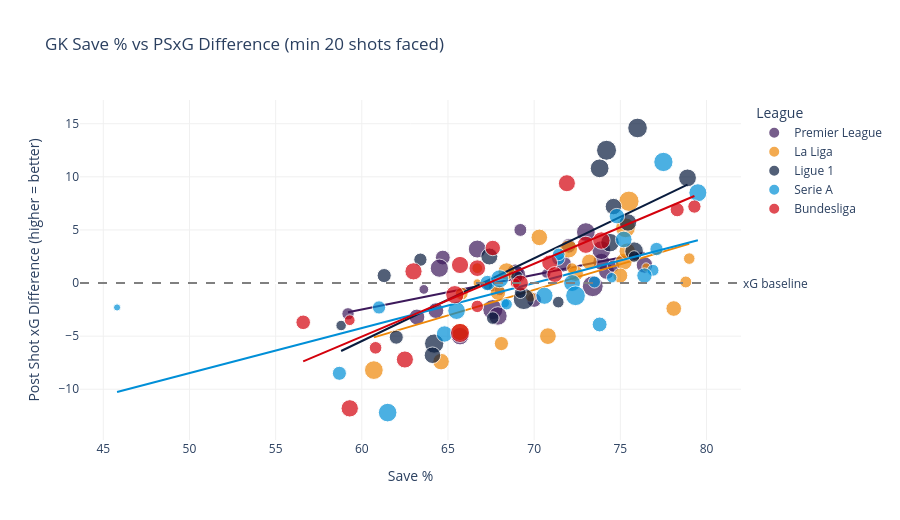

Write notebook code for a chart like this one.
### Code cell
# 6.6 GK Save % vs PSxG Difference (min 20 shots faced)
gk_filtered = gk_df[gk_df['shots_on_target_faced'] >= 20].copy()

fig = px.scatter(gk_filtered, x='save_pct', y='post_shot_xg_difference', color='league',
                 color_discrete_map=LEAGUE_COLORS,
                 hover_data=['player_name', 'club', 'league', 'save_pct',
                             'post_shot_xg_difference', 'shots_on_target_faced'],
                 trendline='ols', title='GK Save % vs PSxG Difference (min 20 shots faced)',
                 labels={'save_pct': 'Save %',
                         'post_shot_xg_difference': 'Post Shot xG Difference (higher = better)',
                         'league': 'League'},
                 size='shots_on_target_faced', size_max=15, opacity=0.7)
fig.add_hline(y=0, line_dash='dash', line_color='gray',
              annotation_text='xG baseline', annotation_position='right')
fig.update_layout(height=520, plot_bgcolor='white',
                  xaxis=dict(showgrid=True, gridcolor='#f0f0f0'),
                  yaxis=dict(showgrid=True, gridcolor='#f0f0f0'), legend_title='League')
fig.show()

### Figure 1 — Plotly figure (JSON) as saved in the notebook; plotly's stock layout.template omitted (floating-point values rounded to 4 significant figures)
{"data": [{"customdata": [["Aaron Ramsdale", "Southampton", "Premier League", 188], ["Alex Palmer", "Ipswich Town", "Premier League", 71], ["Alisson", "Liverpool", "Premier League", 100], ["Alphonse Areola", "West Ham", "Premier League", 115], ["André Onana", "Manchester Utd", "Premier League", 132], ["Arijanet Muric", "Ipswich Town", "Premier League", 100], ["Bart Verbruggen", "Brighton", "Premier League", 143], ["Bernd Leno", "Fulham", "Premier League", 159], ["Caoimhín Kelleher", "Liverpool", "Premier League", 37], ["David Raya", "Arsenal", "Premier League", 120], ["Dean Henderson", "Crystal Palace", "Premier League", 150], ["Ederson", "Manchester City", "Premier League", 78], ["Emiliano Martínez", "Aston Villa", "Premier League", 142], ["Guglielmo Vicario", "Tottenham", "Premier League", 102], ["Jakub Stolarczyk", "Leicester City", "Premier League", 44], ["Jordan Pickford", "Everton", "Premier League", 163], ["José Sá", "Wolves", "Premier League", 117], ["Kepa Arrizabalaga", "Bournemouth", "Premier League", 134], ["Mads Hermansen", "Leicester City", "Premier League", 155], ["Mark Flekken", "Brentford", "Premier League", 203], ["Martin Dúbravka", "Newcastle Utd", "Premier League", 41], ["Matz Sels", "Nott'ham Forest", "Premier League", 165], ["Nick Pope", "Newcastle Utd", "Premier League", 120], ["Robert Sánchez", "Chelsea", "Premier League", 127], ["Stefan Ortega", "Manchester City", "Premier League", 50], ["Łukasz Fabiański", "West Ham", "Premier League", 71]], "hovertemplate": "League=%{customdata[2]}<br>Save %=%{x}<br>Post Shot xG Difference (higher = better)=%{y}<br>shots_on_target_faced=%{customdata[3]}<br>player_name=%{customdata[0]}<br>club=%{customdata[1]}<extra></extra>", "legendgroup": "Premier League", "marker": {"color": "#3d195b", "opacity": 0.7, "size": [188, 71, 100, 115, 132, 100, 143, 159, 37, 120, 150, 78, 142, 102, 44, 163, 117, 134, 155, 203, 41, 165, 120, 127, 50, 71], "sizemode": "area", "sizeref": 0.9289, "symbol": "circle"}, "mode": "markers", "name": "Premier League", "orientation": "v", "showlegend": true, "type": "scatter", "x": [67.6, 59.2, 72.0, 64.3, 68.9, 70.0, 65.7, 67.9, 67.6, 74.2, 66.7, 69.2, 69.0, 64.7, 63.6, 73.0, 63.2, 73.9, 64.5, 73.4, 70.7, 73.9, 71.7, 76.4, 68.0, 74.6], "xaxis": "x", "y": [-2.5, -2.9, 3.5, -2.6, 1.0, -1.6, -5.0, -3.1, -0.4, 1.1, 3.2, 5.0, 0.8, 2.4, -0.6, 4.8, -3.2, 2.0, 1.4, -0.3, 0.9, 3.1, 1.8, 1.7, -0.7, 1.6], "yaxis": "y"}, {"hovertemplate": "<b>OLS trendline</b><br>post_shot_xg_difference = 0.325872 * save_pct + -22.0455<br>R<sup>2</sup>=0.288019<br><br>League=Premier League<br>Save %=%{x}<br>Post Shot xG Difference (higher = better)=%{y} <b>(trend)</b><extra></extra>", "legendgroup": "Premier League", "marker": {"color": "#3d195b", "symbol": "circle"}, "mode": "lines", "name": "Premier League", "showlegend": false, "type": "scatter", "x": [59.2, 63.2, 63.6, 64.3, 64.5, 64.7, 65.7, 66.7, 67.6, 67.6, 67.9, 68.0, 68.9, 69.0, 69.2, 70.0, 70.7, 71.7, 72.0, 73.0, 73.4, 73.9, 73.9, 74.2, 74.6, 76.4], "xaxis": "x", "y": [-2.754, -1.45, -1.32, -1.092, -1.027, -0.9615, -0.6357, -0.3098, -0.01651, -0.01651, 0.08126, 0.1138, 0.4071, 0.4397, 0.5049, 0.7656, 0.9937, 1.32, 1.417, 1.743, 1.874, 2.036, 2.036, 2.134, 2.265, 2.851], "yaxis": "y"}, {"customdata": [["Adrián", "Betis", "La Liga", 76], ["Antonio Sivera", "Alavés", "La Liga", 112], ["Augusto Batalla", "Rayo Vallecano", "La Liga", 133], ["David Soria", "Getafe", "La Liga", 126], ["Diego Conde", "Villarreal", "La Liga", 94], ["Dinko Horkaš", "Las Palmas", "La Liga", 54], ["Dominik Greif", "Mallorca", "La Liga", 116], ["Giorgi Mamardashvili", "Valencia", "La Liga", 136], ["Iñaki Peña", "Barcelona", "La Liga", 53], ["Jan Oblak", "Atlético Madrid", "La Liga", 114], ["Jasper Cillessen", "Las Palmas", "La Liga", 128], ["Joan García", "Espanyol", "La Liga", 192], ["Julen Agirrezabala", "Athletic Club", "La Liga", 34], ["Karl Jakob Hein", "Valladolid", "La Liga", 163], ["Luiz Lúcio Reis Júnior", "Villarreal", "La Liga", 66], ["Marko Dmitrović", "Leganés", "La Liga", 150], ["Paulo Gazzaniga", "Girona", "La Liga", 143], ["Rui Silva", "Betis", "La Liga", 54], ["Sergio Herrera", "Osasuna", "La Liga", 182], ["Thibaut Courtois", "Real Madrid", "La Liga", 104], ["Unai Simón", "Athletic Club", "La Liga", 62], ["Vicente Guaita", "Celta Vigo", "La Liga", 127], ["Wojciech Szczęsny", "Barcelona", "La Liga", 33], ["Álex Remiro", "Real Sociedad", "La Liga", 130], ["Ørjan Nyland", "Sevilla", "La Liga", 112]], "hovertemplate": "League=%{customdata[2]}<br>Save %=%{x}<br>Post Shot xG Difference (higher = better)=%{y}<br>shots_on_target_faced=%{customdata[3]}<br>player_name=%{customdata[0]}<br>club=%{customdata[1]}<extra></extra>", "legendgroup": "La Liga", "marker": {"color": "#ee8707", "opacity": 0.7, "size": [76, 112, 133, 126, 94, 54, 116, 136, 53, 114, 128, 192, 34, 163, 66, 150, 143, 54, 182, 104, 62, 127, 33, 130, 112], "sizemode": "area", "sizeref": 0.9289, "symbol": "circle"}, "mode": "markers", "name": "La Liga", "orientation": "v", "showlegend": true, "type": "scatter", "x": [65.8, 73.2, 75.2, 75.4, 68.1, 66.7, 72.4, 68.4, 69.8, 78.1, 70.3, 75.5, 76.5, 60.7, 78.8, 72.0, 65.7, 72.2, 75.3, 75.0, 79.0, 64.6, 66.7, 70.8, 67.9], "xaxis": "x", "y": [-1.0, 2.0, 2.0, 3.0, -5.7, 1.4, 0.9, 1.1, -1.3, -2.4, 4.3, 7.7, 1.5, -8.2, 0.1, 3.2, -4.6, 1.4, 5.2, 0.7, 2.3, -7.4, 0.0, -5.0, -0.9], "yaxis": "y"}, {"hovertemplate": "<b>OLS trendline</b><br>post_shot_xg_difference = 0.480815 * save_pct + -34.3009<br>R<sup>2</sup>=0.369609<br><br>League=La Liga<br>Save %=%{x}<br>Post Shot xG Difference (higher = better)=%{y} <b>(trend)</b><extra></extra>", "legendgroup": "La Liga", "marker": {"color": "#ee8707", "symbol": "circle"}, "mode": "lines", "name": "La Liga", "showlegend": false, "type": "scatter", "x": [60.7, 64.6, 65.7, 65.8, 66.7, 66.7, 67.9, 68.1, 68.4, 69.8, 70.3, 70.8, 72.0, 72.2, 72.4, 73.2, 75.0, 75.2, 75.3, 75.4, 75.5, 76.5, 78.1, 78.8, 79.0], "xaxis": "x", "y": [-5.115, -3.24, -2.711, -2.663, -2.231, -2.231, -1.654, -1.557, -1.413, -0.74, -0.4996, -0.2592, 0.3178, 0.414, 0.5101, 0.8948, 1.76, 1.856, 1.904, 1.953, 2.001, 2.481, 3.251, 3.587, 3.684], "yaxis": "y"}, {"customdata": [["Alban Lafont", "Nantes", "Ligue 1", 49], ["Anthony Lopes", "Nantes", "Ligue 1", 71], ["Arthur Desmas", "Le Havre", "Ligue 1", 93], ["Benjamin Lecomte", "Montpellier", "Ligue 1", 173], ["Brice Samba", "Rennes", "Ligue 1", 141], ["Donovan Léon", "Auxerre", "Ligue 1", 164], ["Gautier Larsonneur", "Saint-Étienne", "Ligue 1", 209], ["Gerónimo Rulli", "Marseille", "Ligue 1", 135], ["Gianluigi Donnarumma", "Paris S-G", "Ligue 1", 74], ["Guillaume Restes", "Toulouse", "Ligue 1", 92], ["Lucas Chevalier", "Lille", "Ligue 1", 126], ["Lucas Perri", "Lyon", "Ligue 1", 160], ["Marcin Bułka", "Nice", "Ligue 1", 161], ["Marco Bizot", "Brest", "Ligue 1", 128], ["Mathew Ryan", "Lens", "Ligue 1", 62], ["Mathieu Gorgelin", "Le Havre", "Ligue 1", 82], ["Philipp Köhn", "Monaco", "Ligue 1", 63], ["Radosław Majecki", "Monaco", "Ligue 1", 65], ["Steve Mandanda", "Rennes", "Ligue 1", 51], ["Yahia Fofana", "Angers", "Ligue 1", 186], ["Yehvann Diouf", "Reims", "Ligue 1", 179], ["Đorđe Petrović", "Strasbourg", "Ligue 1", 147]], "hovertemplate": "League=%{customdata[2]}<br>Save %=%{x}<br>Post Shot xG Difference (higher = better)=%{y}<br>shots_on_target_faced=%{customdata[3]}<br>player_name=%{customdata[0]}<br>club=%{customdata[1]}<extra></extra>", "legendgroup": "Ligue 1", "marker": {"color": "#091c3e", "opacity": 0.7, "size": [49, 71, 93, 173, 141, 164, 209, 135, 74, 92, 126, 160, 161, 128, 62, 82, 63, 65, 51, 186, 179, 147], "sizemode": "area", "sizeref": 0.9289, "symbol": "circle"}, "mode": "markers", "name": "Ligue 1", "orientation": "v", "showlegend": true, "type": "scatter", "x": [67.3, 69.0, 61.3, 64.2, 75.45, 73.8, 69.4, 67.4, 67.6, 62.0, 74.6, 74.4, 75.8, 64.1, 75.8, 63.4, 71.4, 69.2, 58.8, 74.2, 76.0, 78.9], "xaxis": "x", "y": [-0.2, 0.6, 0.7, -5.7, 5.7, 10.8, -1.5, 2.5, -3.3, -5.1, 7.2, 3.8, 3.0, -6.8, 2.5, 2.2, -1.8, -0.9, -4.0, 12.5, 14.6, 9.9], "yaxis": "y"}, {"hovertemplate": "<b>OLS trendline</b><br>post_shot_xg_difference = 0.779629 * save_pct + -52.2403<br>R<sup>2</sup>=0.555212<br><br>League=Ligue 1<br>Save %=%{x}<br>Post Shot xG Difference (higher = better)=%{y} <b>(trend)</b><extra></extra>", "legendgroup": "Ligue 1", "marker": {"color": "#091c3e", "symbol": "circle"}, "mode": "lines", "name": "Ligue 1", "showlegend": false, "type": "scatter", "x": [58.8, 61.3, 62.0, 63.4, 64.1, 64.2, 67.3, 67.4, 67.6, 69.0, 69.2, 69.4, 71.4, 73.8, 74.2, 74.4, 74.6, 75.45, 75.8, 75.8, 76.0, 78.9], "xaxis": "x", "y": [-6.398, -4.449, -3.903, -2.812, -2.266, -2.188, 0.2287, 0.3067, 0.4626, 1.554, 1.71, 1.866, 3.425, 5.296, 5.608, 5.764, 5.92, 6.579, 6.856, 6.856, 7.012, 9.272], "yaxis": "y"}, {"customdata": [["Alex Meret", "Napoli", "Serie A", 84], ["David de Gea", "Fiorentina", "Serie A", 133], ["Devis Vásquez", "Empoli", "Serie A", 125], ["Elia Caprile", "Cagliari", "Serie A", 74], ["Federico Ravaglia", "Bologna", "Serie A", 24], ["Filip Stankovic", "Venezia", "Serie A", 83], ["Ionuț Radu", "Venezia", "Serie A", 65], ["Ivan Provedel", "Lazio", "Serie A", 92], ["Jean Butez", "Como", "Serie A", 68], ["Lorenzo Montipò", "Hellas Verona", "Serie A", 161], ["Maduka Okoye", "Udinese", "Serie A", 110], ["Marco Carnesecchi", "Atalanta", "Serie A", 129], ["Michele Di Gregorio", "Juventus", "Serie A", 103], ["Mike Maignan", "Milan", "Serie A", 136], ["Mile Svilar", "Roma", "Serie A", 151], ["Nicola Leali", "Genoa", "Serie A", 111], ["Pepe Reina", "Como", "Serie A", 41], ["Razvan Sava", "Udinese", "Serie A", 51], ["Simone Scuffet", "Cagliari", "Serie A", 60], ["Stefano Turati", "Monza", "Serie A", 145], ["Vanja Milinković-Savić", "Torino", "Serie A", 173], ["Wladimiro Falcone", "Lecce", "Serie A", 181], ["Yann Sommer", "Inter", "Serie A", 110], ["Zion Suzuki", "Parma", "Serie A", 150], ["Łukasz Skorupski", "Bologna", "Serie A", 82]], "hovertemplate": "League=%{customdata[2]}<br>Save %=%{x}<br>Post Shot xG Difference (higher = better)=%{y}<br>shots_on_target_faced=%{customdata[3]}<br>player_name=%{customdata[0]}<br>club=%{customdata[1]}<extra></extra>", "legendgroup": "Serie A", "marker": {"color": "#008fd7", "opacity": 0.7, "size": [84, 133, 125, 74, 24, 83, 65, 92, 68, 161, 110, 129, 103, 136, 151, 111, 41, 51, 60, 145, 173, 181, 110, 150, 82], "sizemode": "area", "sizeref": 0.9289, "symbol": "circle"}, "mode": "markers", "name": "Serie A", "orientation": "v", "showlegend": true, "type": "scatter", "x": [71.4, 72.2, 64.8, 71.42, 45.8, 77.1, 76.9, 58.7, 73.5, 61.5, 67.3, 75.2, 73.8, 70.6, 79.5, 74.8, 68.3, 74.5, 68.41, 65.5, 77.5, 72.4, 76.4, 68.0, 61.0], "xaxis": "x", "y": [2.3, 0.0, -4.8, 2.7, -2.3, 3.2, 1.2, -8.5, 0.1, -12.2, 0.0, 4.1, -3.9, -1.2, 8.5, 6.3, -1.9, 0.5, -2.0, -2.6, 11.4, -1.2, 0.7, 0.4, -2.3], "yaxis": "y"}, {"hovertemplate": "<b>OLS trendline</b><br>post_shot_xg_difference = 0.423873 * save_pct + -29.6723<br>R<sup>2</sup>=0.417752<br><br>League=Serie A<br>Save %=%{x}<br>Post Shot xG Difference (higher = better)=%{y} <b>(trend)</b><extra></extra>", "legendgroup": "Serie A", "marker": {"color": "#008fd7", "symbol": "circle"}, "mode": "lines", "name": "Serie A", "showlegend": false, "type": "scatter", "x": [45.8, 58.7, 61.0, 61.5, 64.8, 65.5, 67.3, 68.0, 68.3, 68.41, 70.6, 71.4, 71.42, 72.2, 72.4, 73.5, 73.8, 74.5, 74.8, 75.2, 76.4, 76.9, 77.1, 77.5, 79.5], "xaxis": "x", "y": [-10.26, -4.791, -3.816, -3.604, -2.205, -1.909, -1.146, -0.8489, -0.7218, -0.6764, 0.2531, 0.5922, 0.6028, 0.9313, 1.016, 1.482, 1.61, 1.906, 2.033, 2.203, 2.712, 2.924, 3.008, 3.178, 4.026], "yaxis": "y"}, {"customdata": [["Alexander Nübel", "Stuttgart", "Bundesliga", 136], ["Finn Dahmen", "Augsburg", "Bundesliga", 82], ["Frederik Rønnow", "Union Berlin", "Bundesliga", 111], ["Gregor Kobel", "Dortmund", "Bundesliga", 129], ["Jonas Omlin", "Gladbach", "Bundesliga", 72], ["Kamil Grabara", "Wolfsburg", "Bundesliga", 137], ["Kevin Müller", "Heidenheim", "Bundesliga", 169], ["Kevin Trapp", "Eint Frankfurt", "Bundesliga", 117], ["Lukáš Hrádecký", "Leverkusen", "Bundesliga", 118], ["Manuel Neuer", "Bayern Munich", "Bundesliga", 45], ["Michael Zetterer", "Werder Bremen", "Bundesliga", 156], ["Moritz Nicolas", "Gladbach", "Bundesliga", 92], ["Nediljko Labrović", "Augsburg", "Bundesliga", 74], ["Nikola Vasilj", "St. Pauli", "Bundesliga", 135], ["Noah Atubolu", "Freiburg", "Bundesliga", 120], ["Oliver Baumann", "Hoffenheim", "Bundesliga", 138], ["Patrick Drewes", "Bochum", "Bundesliga", 99], ["Péter Gulácsi", "RB Leipzig", "Bundesliga", 137], ["Robin Zentner", "Mainz 05", "Bundesliga", 142], ["Timo Horn", "Bochum", "Bundesliga", 54], ["Timon Weiner", "Holstein Kiel", "Bundesliga", 140]], "hovertemplate": "League=%{customdata[2]}<br>Save %=%{x}<br>Post Shot xG Difference (higher = better)=%{y}<br>shots_on_target_faced=%{customdata[3]}<br>player_name=%{customdata[0]}<br>club=%{customdata[1]}<extra></extra>", "legendgroup": "Bundesliga", "marker": {"color": "#d3010c", "opacity": 0.7, "size": [136, 82, 111, 129, 72, 137, 169, 117, 118, 45, 156, 92, 74, 135, 120, 138, 99, 137, 142, 54, 140], "sizemode": "area", "sizeref": 0.9289, "symbol": "circle"}, "mode": "markers", "name": "Bundesliga", "orientation": "v", "showlegend": true, "type": "scatter", "x": [62.5, 79.3, 67.6, 66.7, 66.7, 65.7, 65.7, 70.9, 71.2, 68.9, 65.4, 78.3, 60.8, 71.9, 69.2, 63.0, 56.6, 73.0, 73.9, 59.3, 59.3], "xaxis": "x", "y": [-7.2, 7.2, 3.3, 1.4, -2.2, 1.7, -4.7, 1.9, 0.8, 0.0, -1.1, 6.9, -6.1, 9.4, 0.0, 1.1, -3.7, 3.6, 4.0, -3.5, -11.8], "yaxis": "y"}, {"hovertemplate": "<b>OLS trendline</b><br>post_shot_xg_difference = 0.685929 * save_pct + -46.2003<br>R<sup>2</sup>=0.661980<br><br>League=Bundesliga<br>Save %=%{x}<br>Post Shot xG Difference (higher = better)=%{y} <b>(trend)</b><extra></extra>", "legendgroup": "Bundesliga", "marker": {"color": "#d3010c", "symbol": "circle"}, "mode": "lines", "name": "Bundesliga", "showlegend": false, "type": "scatter", "x": [56.6, 59.3, 59.3, 60.8, 62.5, 63.0, 65.4, 65.7, 65.7, 66.7, 66.7, 67.6, 68.9, 69.2, 70.9, 71.2, 71.9, 73.0, 73.9, 78.3, 79.3], "xaxis": "x", "y": [-7.377, -5.525, -5.525, -4.496, -3.33, -2.987, -1.341, -1.135, -1.135, -0.4489, -0.4489, 0.1685, 1.06, 1.266, 2.432, 2.638, 3.118, 3.872, 4.49, 7.508, 8.194], "yaxis": "y"}], "layout": {"annotations": [{"showarrow": false, "text": "xG baseline", "x": 1, "xanchor": "left", "xref": "x domain", "y": 0, "yanchor": "middle", "yref": "y"}], "height": 520, "legend": {"itemsizing": "constant", "title": {"text": "League"}, "tracegroupgap": 0}, "plot_bgcolor": "white", "shapes": [{"line": {"color": "gray", "dash": "dash"}, "type": "line", "x0": 0, "x1": 1, "xref": "x domain", "y0": 0, "y1": 0, "yref": "y"}], "title": {"text": "GK Save % vs PSxG Difference (min 20 shots faced)"}, "xaxis": {"anchor": "y", "domain": [0, 1], "gridcolor": "#f0f0f0", "showgrid": true, "title": {"text": "Save %"}}, "yaxis": {"anchor": "x", "domain": [0, 1], "gridcolor": "#f0f0f0", "showgrid": true, "title": {"text": "Post Shot xG Difference (higher = better)"}}}}
